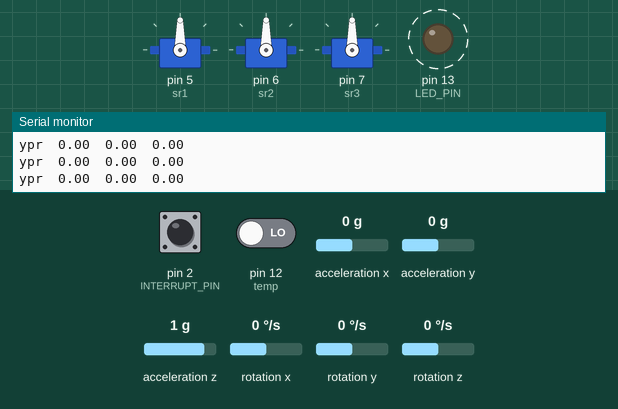
Simulated run of this sketch. Board: Arduino Uno, built with avr-gcc and run on an emulated ATmega328P. Parts: 3 × servo, output pins drawn as LEDs (lit = HIGH), the last lines printed to the serial monitor. Dashed ring = blinking. The test bench sets the inputs (shaded band); at power-on: acceleration z 1 g, acceleration x 0 g, acceleration y 0 g, pin 12 (temp) LOW, pin 2 (INTERRUPT_PIN) LOW, rotation x 0 °/s, rotation y 0 °/s, rotation z 0 °/s. The sensor or clock chip raises its interrupt line as the real part does.

Above: at 1.27 s.
1.8 s: acceleration z set to 0.1 g
4.8 s: acceleration z set to -0.2 g
At 5.19 s:
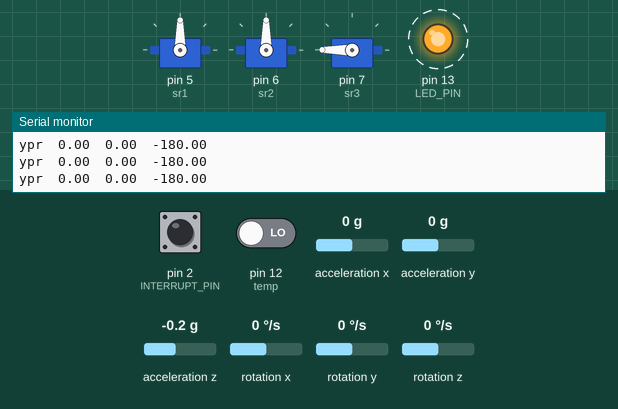
7.8 s: acceleration x set to -1.4 g
At 9.46 s:
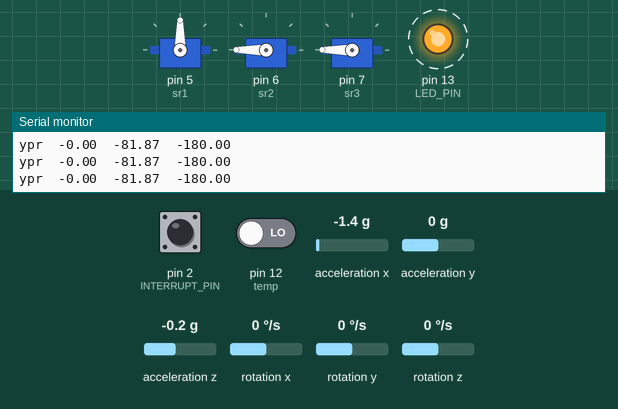
10.8 s: acceleration y set to -1.4 g
At 11.3 s:
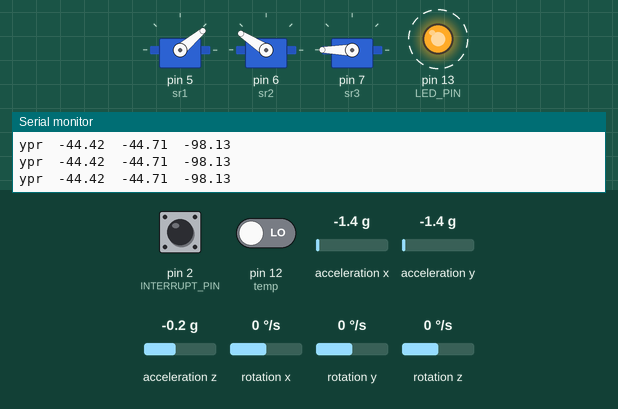
13.8 s: pin 12 (temp) driven HIGH
At 14.05 s:
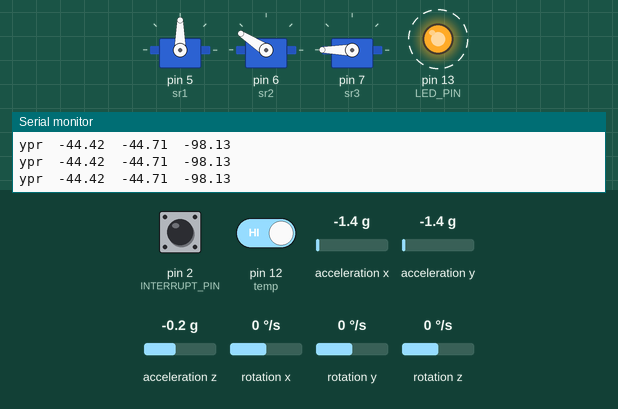
16.8 s: acceleration y set to 0.8 g
At 17.44 s:
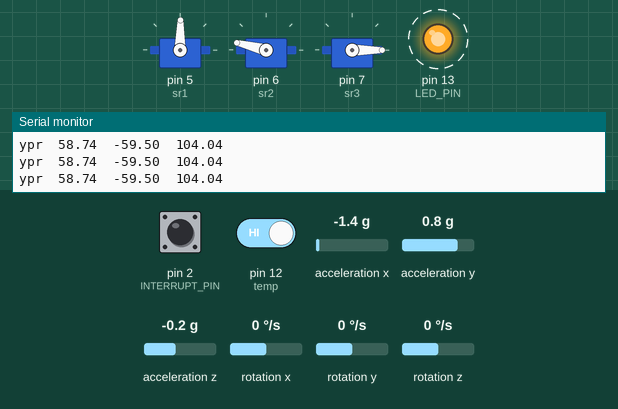
Timing chart, 0 to 20.8 s (numbered marks = the images above; inputs shaded):
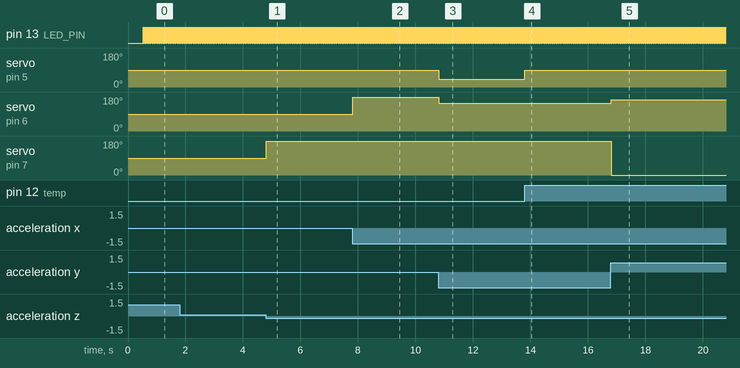

The sketch:

3_axis_geasture_control_servo_based_robo.ino
```cpp
#include<Servo.h>
Servo sr1;
Servo sr2;
Servo sr3;

int xa;
int ya;
int za;

int temp=12;
int tempV;
float vabxa;
float d;
float g;


#include "I2Cdev.h"

#include "MPU6050_6Axis_MotionApps20.h"

#if I2CDEV_IMPLEMENTATION == I2CDEV_ARDUINO_WIRE
    #include "Wire.h"
#endif

MPU6050 mpu;
#define OUTPUT_READABLE_YAWPITCHROLL
#define INTERRUPT_PIN 2
#define LED_PIN 13
bool blinkState = false;
bool dmpReady = false;
uint8_t mpuIntStatus;
uint8_t devStatus;
uint16_t packetSize;
uint16_t fifoCount;
uint8_t fifoBuffer[64];

Quaternion q;
VectorInt16 aa;
VectorInt16 aaReal;
VectorInt16 aaWorld;
VectorFloat gravity;
float euler[3];
float ypr[3];

uint8_t teapotPacket[14] = { '$', 0x02, 0,0, 0,0, 0,0, 0,0, 0x00, 0x00, '\r', '\n' };

volatile bool mpuInterrupt = false;
void dmpDataReady() {
    mpuInterrupt = true;
}

void setup() {
    sr1.attach(5);
    sr2.attach(6);
    sr3.attach(7);
    pinMode(temp,INPUT);

    #if I2CDEV_IMPLEMENTATION == I2CDEV_ARDUINO_WIRE
        Wire.begin();
        Wire.setClock(400000); // 400kHz I2C clock. Comment this line if having compilation difficulties
    #elif I2CDEV_IMPLEMENTATION == I2CDEV_BUILTIN_FASTWIRE
        Fastwire::setup(400, true);
    #endif
    Serial.begin(115200);
    while (!Serial);

    mpu.initialize();
    pinMode(INTERRUPT_PIN, INPUT);

    devStatus = mpu.dmpInitialize();

    mpu.setXGyroOffset(220);
    mpu.setYGyroOffset(76);
    mpu.setZGyroOffset(-85);
    mpu.setZAccelOffset(1788);
    if (devStatus == 0) {
        Serial.println(F("Enabling DMP..."));
        mpu.setDMPEnabled(true);

        Serial.println(F("Enabling interrupt detection (Arduino external interrupt 0)..."));
        attachInterrupt(digitalPinToInterrupt(INTERRUPT_PIN), dmpDataReady, RISING);
        mpuIntStatus = mpu.getIntStatus();

        Serial.println(F("DMP ready! Waiting for first interrupt..."));
        dmpReady = true;

        packetSize = mpu.dmpGetFIFOPacketSize();
    } else {
        Serial.print(F("DMP Initialization failed (code "));
        Serial.print(devStatus);
        Serial.println(F(")"));
    }

    pinMode(LED_PIN, OUTPUT);
}


void loop() {
    if (!dmpReady) return;


    while (!mpuInterrupt && fifoCount < packetSize) {

    }

    mpuInterrupt = false;
    mpuIntStatus = mpu.getIntStatus();

    fifoCount = mpu.getFIFOCount();

    if ((mpuIntStatus & 0x10) || fifoCount == 1024) {

        mpu.resetFIFO();
        Serial.println(F("FIFO overflow!"));

    } else if (mpuIntStatus & 0x02) {
        while (fifoCount < packetSize) fifoCount = mpu.getFIFOCount();

        mpu.getFIFOBytes(fifoBuffer, packetSize);
        fifoCount -= packetSize;

        #ifdef OUTPUT_READABLE_QUATERNION

            mpu.dmpGetQuaternion(&q, fifoBuffer);
            Serial.print("quat\t");
            Serial.print(q.w);
            Serial.print("\t");
            Serial.print(q.x);
            Serial.print("\t");
            Serial.print(q.y);
            Serial.print("\t");
            Serial.println(q.z);
        #endif

        #ifdef OUTPUT_READABLE_EULER

            mpu.dmpGetQuaternion(&q, fifoBuffer);
            mpu.dmpGetEuler(euler, &q);
            Serial.print("euler\t");
            Serial.print(euler[0] * 180/M_PI);
            Serial.print("\t");
            Serial.print(euler[1] * 180/M_PI);
            Serial.print("\t");
            Serial.println(euler[2] * 180/M_PI);
        #endif

        #ifdef OUTPUT_READABLE_YAWPITCHROLL
            mpu.dmpGetQuaternion(&q, fifoBuffer);
            mpu.dmpGetGravity(&gravity, &q);
            mpu.dmpGetYawPitchRoll(ypr, &q, &gravity);
            Serial.print("ypr\t");
            Serial.print(ypr[0] * 180/M_PI);
            Serial.print("\t");
            Serial.print(ypr[1] * 180/M_PI);
            Serial.print("\t");
            Serial.println(ypr[2] * 180/M_PI);

            tempV=digitalRead(temp);
            if(tempV==HIGH){
              vabxa=ypr[0] * 180/M_PI;
            }
            d=vabxa+80;
            g=vabxa-80;
           xa=map(ypr[0] * 180/M_PI,g,d,0,180);
           ya=map(ypr[1] * 180/M_PI,-70,70,180,0);
           za=map(ypr[2] * 180/M_PI,-80,80,180,0);

           sr1.write(xa);
           sr2.write(ya);
           sr3.write(za);

        #endif

        #ifdef OUTPUT_READABLE_REALACCEL
            mpu.dmpGetQuaternion(&q, fifoBuffer);
            mpu.dmpGetAccel(&aa, fifoBuffer);
            mpu.dmpGetGravity(&gravity, &q);
            mpu.dmpGetLinearAccel(&aaReal, &aa, &gravity);
            Serial.print("areal\t");
            Serial.print(aaReal.x);
            Serial.print("\t");
            Serial.print(aaReal.y);
            Serial.print("\t");
            Serial.println(aaReal.z);
        #endif

        #ifdef OUTPUT_READABLE_WORLDACCEL
            mpu.dmpGetQuaternion(&q, fifoBuffer);
            mpu.dmpGetAccel(&aa, fifoBuffer);
            mpu.dmpGetGravity(&gravity, &q);
            mpu.dmpGetLinearAccel(&aaReal, &aa, &gravity);
            mpu.dmpGetLinearAccelInWorld(&aaWorld, &aaReal, &q);
            Serial.print("aworld\t");
            Serial.print(aaWorld.x);
            Serial.print("\t");
            Serial.print(aaWorld.y);
            Serial.print("\t");
            Serial.println(aaWorld.z);
        #endif

        #ifdef OUTPUT_TEAPOT
            teapotPacket[2] = fifoBuffer[0];
            teapotPacket[3] = fifoBuffer[1];
            teapotPacket[4] = fifoBuffer[4];
            teapotPacket[5] = fifoBuffer[5];
            teapotPacket[6] = fifoBuffer[8];
            teapotPacket[7] = fifoBuffer[9];
            teapotPacket[8] = fifoBuffer[12];
            teapotPacket[9] = fifoBuffer[13];
            Serial.write(teapotPacket, 14);
            teapotPacket[11]++;
        #endif
        blinkState = !blinkState;
        digitalWrite(LED_PIN, blinkState);
    }
}
```

Measured:
- the behaviour switches between 0 and -0.1 g on acceleration z (found by bisection; images 0 and 1)
- after the input at 4.8 s, servo on pin 7 (sr3): 90° → 180° at once
- after the input at 7.8 s, servo on pin 6 (sr2): 90° → 180° at once
- after the input at 10.8 s, servo on pin 5 (sr1): 90° → 40° at once; servo on pin 6 (sr2): 180° → 147° at once
- after the input at 13.8 s, servo on pin 5 (sr1): 40° → 90° at once
- after the input at 16.8 s, servo on pin 5 (sr1): 90° → 89° at once; servo on pin 6 (sr2): 147° → 166° at once; servo on pin 7 (sr3): 180° → 0° at once
- by itself, pin 13 (LED_PIN): alternates HIGH for 0.01 s and LOW for 0.01 s
